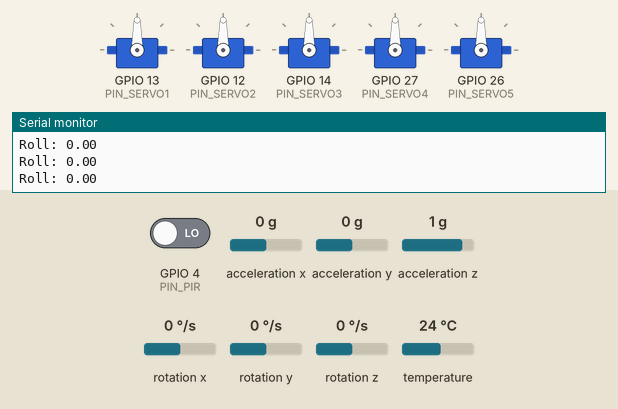
The sketch below on a simulated ESP32. Parts: 5 × servo, the last lines printed to the serial monitor. The test bench sets the inputs (shaded band); at power-on: GPIO 4 (PIN_PIR) LOW, acceleration y 0 g, acceleration z 1 g, acceleration x 0 g, rotation x 0 °/s, rotation y 0 °/s, rotation z 0 °/s, temperature 24 °C.

Above: at 1.3 s.
1.4 s: GPIO 4 (PIN_PIR) driven HIGH
At 2.2 s:
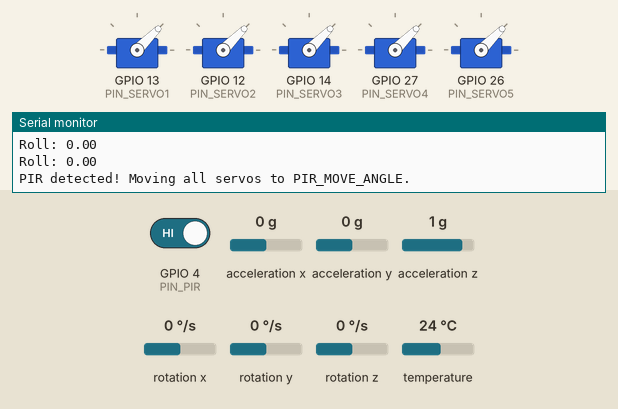
4.4 s: GPIO 4 (PIN_PIR) driven LOW
At 5.5 s:
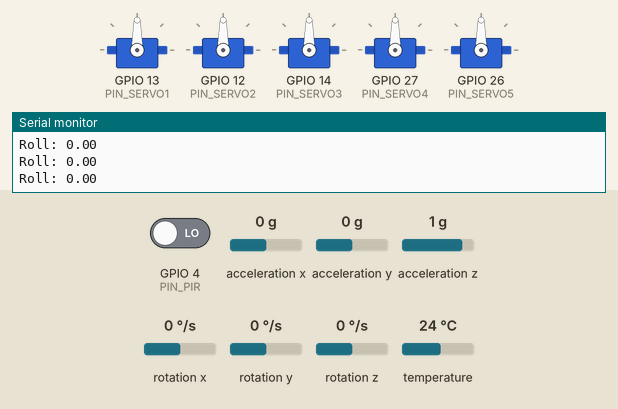
6.4 s: acceleration y set to -1.4 g
At 7.9 s:
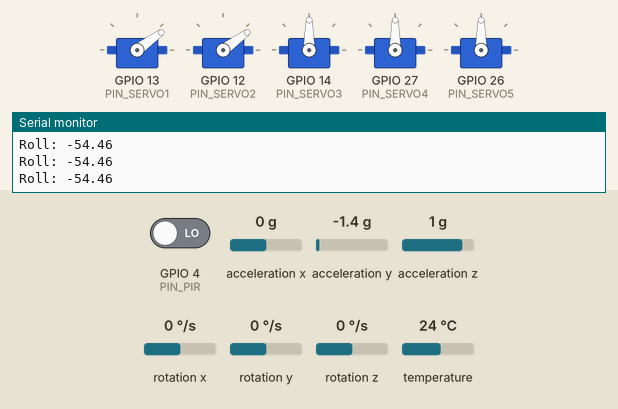
9.4 s: acceleration y set to 0.8 g
At 11.0 s:
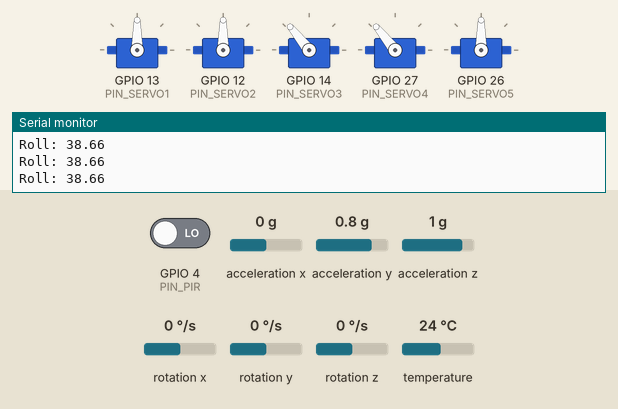
12.4 s: acceleration z set to -1.4 g
At 14.5 s:
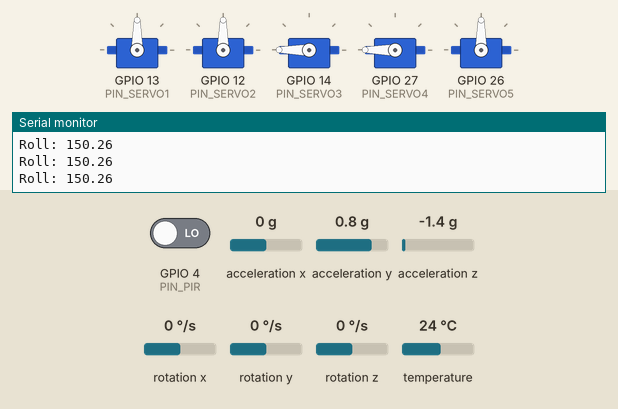
15.4 s: acceleration y set to 0.1 g
16.9 s: acceleration y set to -0.2 g
At 18.9 s:
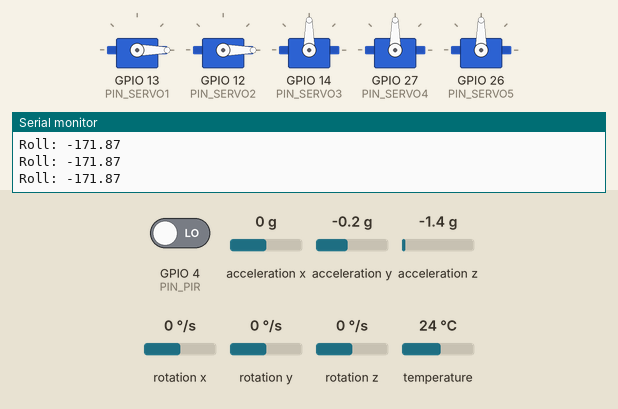
Timing chart, 0 to 20.4 s (numbered marks = the images above; inputs shaded):
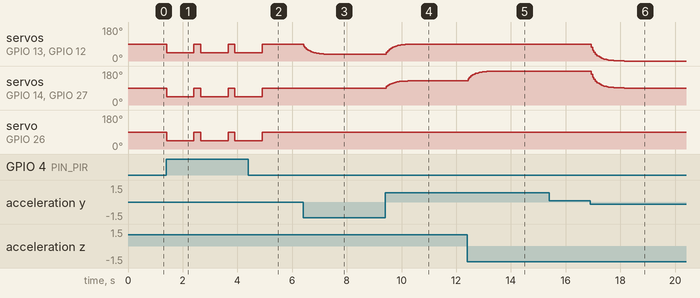

The sketch:

sketch.ino
```cpp
// ESP32 + MPU6050 + 5 Servos + PIR
// Default pins (ubah bila perlu)
#include <Wire.h>
#include <Adafruit_MPU6050.h>
#include <Adafruit_Sensor.h>
#include <ESP32Servo.h>

Adafruit_MPU6050 mpu;

// Pins (default)
const int PIN_SDA = 21;
const int PIN_SCL = 22;
const int PIN_PIR = 4;

const int PIN_SERVO1 = 13;
const int PIN_SERVO2 = 12;
const int PIN_SERVO3 = 14;
const int PIN_SERVO4 = 27;
const int PIN_SERVO5 = 26;

// Servo objects
Servo servo1, servo2, servo3, servo4, servo5;

const int CENTER_ANGLE = 90;    // posisi awal / tengah
const int PIR_MOVE_ANGLE = 45;  // saat PIR trigger -> semua bergerak ke 45°
const int PIR_MOVE_DELAY = 1000; // ms, tahan di posisi PIR sebelum kembali

// smoothing factor (0..1) untuk lerp; kecil = lebih halus
const float SMOOTH_FACTOR = 0.2f;

// deadzone (derajat) sekitar 0 agar tidak jitter
const float DEADZONE = 5.0f;

// last smoothed angles
float lastA1 = CENTER_ANGLE, lastA2 = CENTER_ANGLE, lastA3 = CENTER_ANGLE, lastA4 = CENTER_ANGLE, lastA5 = CENTER_ANGLE;

void setup() {
  Serial.begin(115200);
  delay(100);

  // I2C init (SDA/SCL pins default ESP32)
  Wire.begin(PIN_SDA, PIN_SCL);

  // init MPU
  if (!mpu.begin()) {
    Serial.println("Failed to find MPU6050 chip. Check wiring!");
    while (1) { delay(10); }
  }
  Serial.println("MPU6050 found!");

  // configure MPU (default accelerometer/gyro ranges ok,
  // bisa diubah jika perlu: mpu.setAccelerometerRange(...), etc.)
  mpu.setAccelerometerRange(MPU6050_RANGE_8_G);
  mpu.setGyroRange(MPU6050_RANGE_500_DEG);
  mpu.setFilterBandwidth(MPU6050_BAND_21_HZ);

  // attach servos
  servo1.attach(PIN_SERVO1);
  servo2.attach(PIN_SERVO2);
  servo3.attach(PIN_SERVO3);
  servo4.attach(PIN_SERVO4);
  servo5.attach(PIN_SERVO5);

  // start all at center
  writeAllImmediate(CENTER_ANGLE);

  // PIR pin
  pinMode(PIN_PIR, INPUT);

  Serial.println("Setup done.");
}

void loop() {
  // Check PIR first (gives priority)
  if (digitalRead(PIN_PIR) == HIGH) {
    Serial.println("PIR detected! Moving all servos to PIR_MOVE_ANGLE.");
    moveAllToAngle(PIR_MOVE_ANGLE, true);
    delay(PIR_MOVE_DELAY);
    moveAllToAngle(CENTER_ANGLE, true);
    // reset last smoothed values to center to avoid jump
    lastA1 = lastA2 = lastA3 = lastA4 = lastA5 = CENTER_ANGLE;
    // small debounce
    delay(250);
    return;
  }

  // Read MPU event
  sensors_event_t a, g, temp;
  mpu.getEvent(&a, &g, &temp);

  // Compute roll (in degrees) from accelerometer
  // roll = atan2(accY, accZ) * RAD_TO_DEG
  float accX = a.acceleration.x;
  float accY = a.acceleration.y;
  float accZ = a.acceleration.z;
  float roll = atan2(accY, accZ) * 180.0 / M_PI;

  // normalize (optional) - keep within -180..180
  if (roll > 180) roll -= 360;
  if (roll < -180) roll += 360;

  // debug
  // Serial.print("accY="); Serial.print(accY); Serial.print(" accZ="); Serial.print(accZ);
  Serial.print("Roll: ");
  Serial.println(roll);

  // Decide servo targets
  float target1 = CENTER_ANGLE, target2 = CENTER_ANGLE, target3 = CENTER_ANGLE, target4 = CENTER_ANGLE, target5 = CENTER_ANGLE;

  if (roll < -DEADZONE) {
    // Negative roll -> left side active: servo1 & servo2 follow negative roll
    // Map roll range -90..0 -> 0..CENTER_ANGLE (so -90 is extreme left (0 deg), 0 is center)
    float mapped = mapFloat(roll, -90.0f, 0.0f, 0.0f, (float)CENTER_ANGLE);
    mapped = constrain(mapped, 0.0f, 180.0f);
    target1 = mapped;
    target2 = mapped;
    // others stay center
  } else if (roll > DEADZONE) {
    // Positive roll -> right side active: servo3 & servo4 follow positive roll
    // Map roll range 0..90 -> CENTER..180 (so 90 is extreme right 180deg)
    float mapped = mapFloat(roll, 0.0f, 90.0f, (float)CENTER_ANGLE, 180.0f);
    mapped = constrain(mapped, 0.0f, 180.0f);
    target3 = mapped;
    target4 = mapped;
    // servo5 stays center (per asumsi)
  } else {
    // within deadzone -> center all
    // target already set to center
  }

  // Smooth transitions with linear interpolation
  lastA1 = lerp(lastA1, target1, SMOOTH_FACTOR);
  lastA2 = lerp(lastA2, target2, SMOOTH_FACTOR);
  lastA3 = lerp(lastA3, target3, SMOOTH_FACTOR);
  lastA4 = lerp(lastA4, target4, SMOOTH_FACTOR);
  lastA5 = lerp(lastA5, target5, SMOOTH_FACTOR);

  // write to servos
  servo1.write((int)round(lastA1));
  servo2.write((int)round(lastA2));
  servo3.write((int)round(lastA3));
  servo4.write((int)round(lastA4));
  servo5.write((int)round(lastA5));

  delay(50); // loop rate ~20 Hz
}

// Utility: linear interpolation
float lerp(float a, float b, float t) {
  return a + (b - a) * t;
}

// Utility: map float (like map() but for float)
float mapFloat(float x, float in_min, float in_max, float out_min, float out_max) {
  if (in_max == in_min) return out_min;
  return (x - in_min) * (out_max - out_min) / (in_max - in_min) + out_min;
}

// Move all servos to an angle (option immediate: bypass smoothing)
void moveAllToAngle(int angle, bool immediate=false) {
  if (immediate) {
    servo1.write(angle);
    servo2.write(angle);
    servo3.write(angle);
    servo4.write(angle);
    servo5.write(angle);
    lastA1 = lastA2 = lastA3 = lastA4 = lastA5 = angle;
  } else {
    // smooth transition (simple)
    for (int step = 0; step <= 10; step++) {
      float t = step / 10.0f;
      servo1.write((int)round(lerp(lastA1, angle, t)));
      servo2.write((int)round(lerp(lastA2, angle, t)));
      servo3.write((int)round(lerp(lastA3, angle, t)));
      servo4.write((int)round(lerp(lastA4, angle, t)));
      servo5.write((int)round(lerp(lastA5, angle, t)));
      delay(25);
    }
    lastA1 = lastA2 = lastA3 = lastA4 = lastA5 = angle;
  }
}

// immediate write all (no smoothing) used in setup
void writeAllImmediate(int angle) {
  servo1.write(angle);
  servo2.write(angle);
  servo3.write(angle);
  servo4.write(angle);
  servo5.write(angle);
}
```

Measured:
- the behaviour switches between 0 and -0.1 g on acceleration y (found by bisection; images 5 and 6)
- after the input at 1.4 s, servo on GPIO 13 (PIN_SERVO1), servo on GPIO 12 (PIN_SERVO2), servo on GPIO 14 (PIN_SERVO3), servo on GPIO 27 (PIN_SERVO4), servo on GPIO 26 (PIN_SERVO5): alternates 90° for 0.25 s and 45° for 1.0 s, starting at once
- after the input at 4.4 s, servo on GPIO 13 (PIN_SERVO1), servo on GPIO 12 (PIN_SERVO2), servo on GPIO 14 (PIN_SERVO3), servo on GPIO 27 (PIN_SERVO4), servo on GPIO 26 (PIN_SERVO5): goes on until 4.9 s, then stays 90°
- after the input at 6.4 s, servo on GPIO 13 (PIN_SERVO1), servo on GPIO 12 (PIN_SERVO2): moves from 90° to 36° over 0.94 s, starting at once
- after the input at 9.4 s, servo on GPIO 13 (PIN_SERVO1), servo on GPIO 12 (PIN_SERVO2): moves from 36° to 90° over 1.1 s, starting after 0.05 s; servo on GPIO 14 (PIN_SERVO3), servo on GPIO 27 (PIN_SERVO4): moves from 90° to 129° over 1.3 s, starting after 0.05 s
- after the input at 12.4 s, servo on GPIO 14 (PIN_SERVO3), servo on GPIO 27 (PIN_SERVO4): moves from 129° to 180° over 1.0 s, starting at once
- after the input at 16.9 s, servo on GPIO 13 (PIN_SERVO1), servo on GPIO 12 (PIN_SERVO2): moves from 90° to 0° over 1.2 s, starting at once; servo on GPIO 14 (PIN_SERVO3), servo on GPIO 27 (PIN_SERVO4): moves from 180° to 90° over 1.2 s, starting at once
